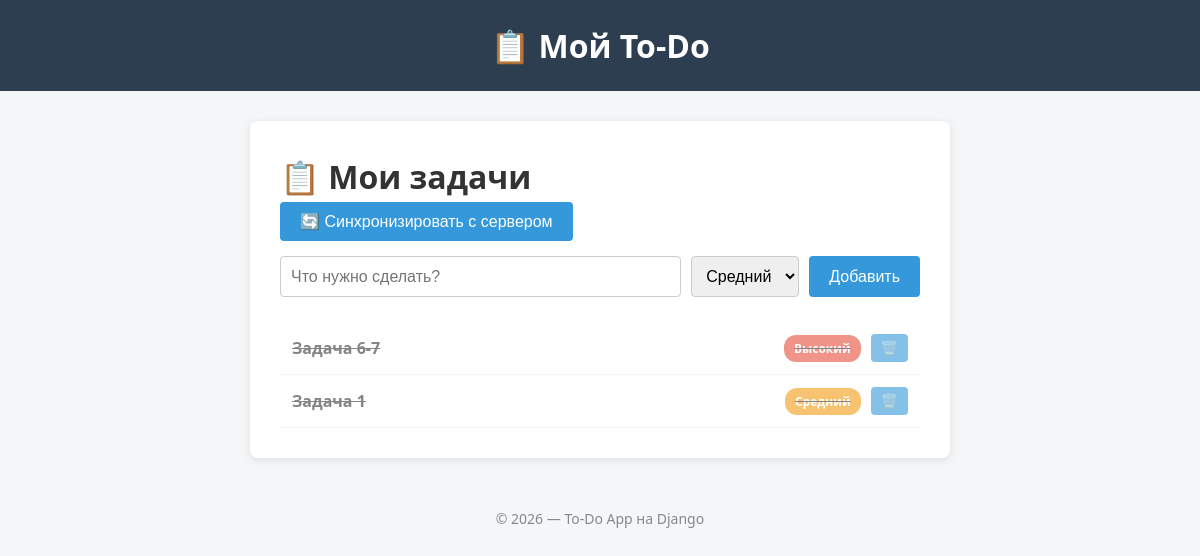
The page / on the database its author committed.
### tasks/models.py (models this page shows, shortened)
class Task(models.Model):
    PRIORITY_CHOICES = [
        ("Высокий", "Высокий"),
        ("Средний", "Средний"),
        ("Низкий", "Низкий"),
    ]
    title = models.CharField(max_length=200, verbose_name="Название")
    priority = models.CharField(max_length=20,
                                choices=PRIORITY_CHOICES,
                                default="Средний",
                                verbose_name="Приоритет")
    done = models.BooleanField(default=False, verbose_name="Выполнено")
    synced = models.BooleanField(default=False, verbose_name="Синхронизированно")
    created_at = models.DateTimeField(auto_now_add=True, verbose_name="Создано")
    class Meta:
        verbose_name="Задача"
        verbose_name_plural = "Задача"
        ordering = ["-created_at"]

### tasks/views.py (the view)
# urls.py: path("", views.task_list, name="task_list"),
def task_list(request):
    tasks = Task.objects.all()
    return render(request, "tasks/index.html", {"tasks": tasks})

### tasks/templates/tasks/index.html (shortened to what this page needs)
{% extends "tasks/base.html" %}
{% block content %}
    <h1>📋 Мои задачи</h1>
    <form action="{% url 'sync_tasks' %}" method="POST" style="margin-bottom: 15px;">
        <button type = "submit">🔄 Синхронизировать с сервером</button>
    </form>
    <form class="add-form" action="{% url 'add_task' %}" method="POST">
        <input type="text" name="title" placeholder="Что нужно сделать?" required>
        <select name="priority">
            <option value="Средний" selected>Средний</option>
        </select>
        <button type="submit">Добавить</button>
    </form>
    {% if tasks %}
        <ul class="task-list">
            {% for task in tasks %}
                <li class="task-item {% if task.done %}done{% endif %}">
                    <span class="task-title">{{ task.title }}</span>
                    {% if task.priority == "Высокий" %}
                        <span class = "badge high">Высокий</span>
                    {% elif task.priority == "Средний" %}
                        <span class = "badge medium">Средний</span>
                    {% else %}
                        <span class = "badge low">Низкий</span>
                    {% endif %}
                    <div class = "task-actions">
                    <form action="{% url 'delete_task' task.id %}" method="POST" style="display:inline;">
                        <button tupe="submit">🗑️</button>
                    </form>
                </div>
            </li>
        {% endfor %}
    </ul>
{% else %}
    <p>Список задач пуст.</p>
{% endif %}
{% endblock%}

### tasks/static/tasks/style.css (style rules this page uses)
* { box-sizing: border-box; margin: 0; padding: 0; }
body { font-family: 'Segoe UI', Arial, sans-serif; background: #f4f6f8; color: #333; line-height: 1.6; }
form.add-form { display: flex; gap: 10px; margin-bottom: 25px; flex-wrap: wrap; }
form.add-form input[type="text"] { flex: 1; min-width: 200px; padding: 10px; border: 1px solid #ccc; border-radius: 4px; font-size: 16px; }
form.add-form select { padding: 10px; border: 1px solid #ccc; border-radius: 4px; font-size: 16px; }
button { background: #3498db; color: white; border: none; padding: 10px 20px; border-radius: 4px; cursor: pointer; font-size: 16px; transition: background 0.2s; }
ul.task-list { list-style: none; }
li.task-item { display: flex; align-items: center; gap: 10px; padding: 12px; border-bottom: 1px solid #eee; flex-wrap: wrap; }
li.task-item.done { opacity: 0.6; text-decoration: line-through; }
.task-title { font-weight: 600; flex: 1; }
.badge { padding: 4px 10px; border-radius: 12px; font-size: 12px; font-weight: 600; color: white; }
.badge.high { background: #e74c3c; }
.badge.medium { background: #f39c12; }
.task-actions { display: flex; gap: 5px; }
.task-actions form { display: inline; }
.task-actions button { padding: 6px 10px; font-size: 14px; }

### rows shown on the page
Task: title "Задача 6-7", priority "Высокий"
Task: title "Задача 1", priority "Средний"
